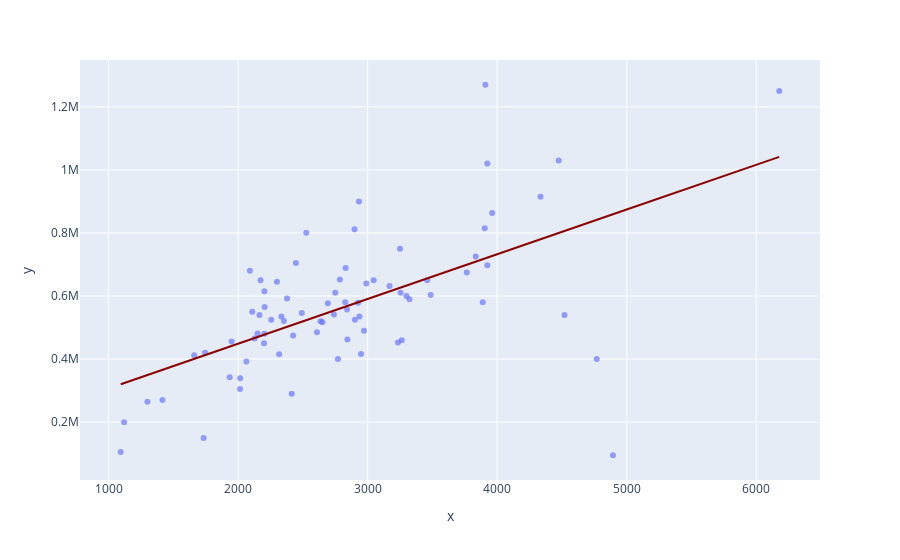

Notebook code for this chart:
### Code cell
import plotly.io as pio
import plotly.offline as py
import plotly.express as px

# Plot with Plotly Express
px.scatter(x=X_train['area'], y=y_train, opacity=0.65, 
                trendline='ols', trendline_color_override='darkred')
